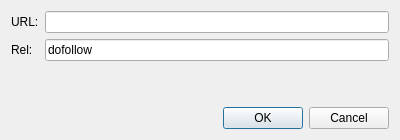
<?xml version="1.0" encoding="UTF-8"?>
<ui version="4.0">
 <class>ShortCodeLinkDialog</class>
 <widget class="QDialog" name="ShortCodeLinkDialog">
  <property name="geometry">
   <rect>
    <x>0</x>
    <y>0</y>
    <width>400</width>
    <height>140</height>
   </rect>
  </property>
  <property name="windowTitle">
   <string>Insert Link</string>
  </property>
  <layout class="QVBoxLayout" name="verticalLayout">
   <item>
    <layout class="QFormLayout" name="formLayout">
     <item row="0" column="0">
      <widget class="QLabel" name="labelUrl">
       <property name="text">
        <string>URL:</string>
       </property>
      </widget>
     </item>
     <item row="0" column="1">
      <widget class="QLineEdit" name="lineEditUrl"/>
     </item>
     <item row="1" column="0">
      <widget class="QLabel" name="labelRel">
       <property name="text">
        <string>Rel:</string>
       </property>
      </widget>
     </item>
     <item row="1" column="1">
      <widget class="QLineEdit" name="lineEditRel">
       <property name="text">
        <string>dofollow</string>
       </property>
      </widget>
     </item>
    </layout>
   </item>
   <item>
    <widget class="QDialogButtonBox" name="buttonBox">
     <property name="orientation">
      <enum>Qt::Horizontal</enum>
     </property>
     <property name="standardButtons">
      <set>QDialogButtonBox::Cancel|QDialogButtonBox::Ok</set>
     </property>
    </widget>
   </item>
  </layout>
 </widget>
 <resources/>
 <connections>
  <connection>
   <sender>buttonBox</sender>
   <signal>accepted()</signal>
   <receiver>ShortCodeLinkDialog</receiver>
   <slot>accept()</slot>
   <hints>
    <hint type="sourcelabel">
     <x>248</x>
     <y>254</y>
    </hint>
    <hint type="destinationlabel">
     <x>157</x>
     <y>274</y>
    </hint>
   </hints>
  </connection>
  <connection>
   <sender>buttonBox</sender>
   <signal>rejected()</signal>
   <receiver>ShortCodeLinkDialog</receiver>
   <slot>reject()</slot>
   <hints>
    <hint type="sourcelabel">
     <x>316</x>
     <y>260</y>
    </hint>
    <hint type="destinationlabel">
     <x>286</x>
     <y>274</y>
    </hint>
   </hints>
  </connection>
 </connections>
</ui>
